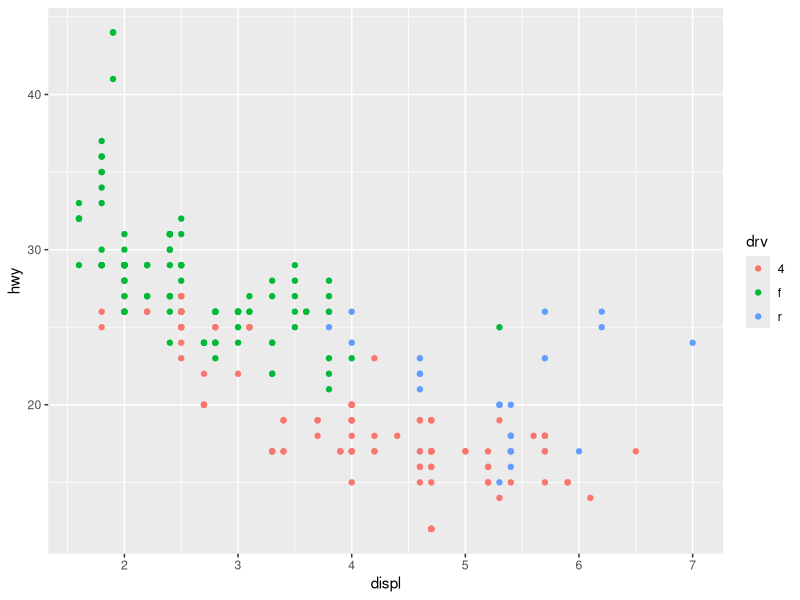
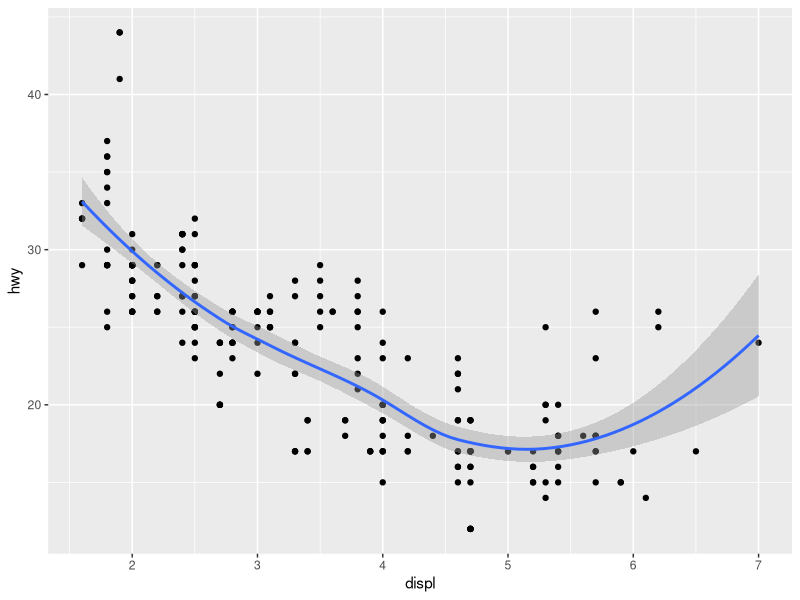
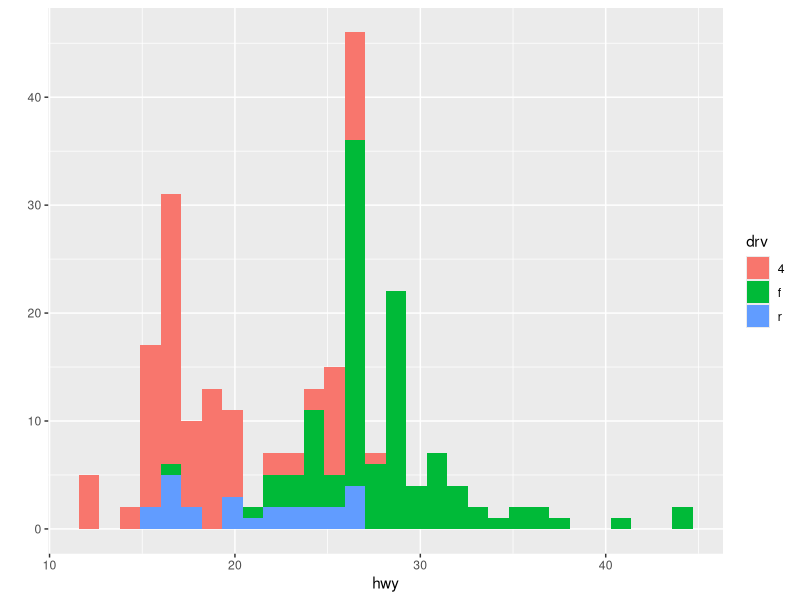
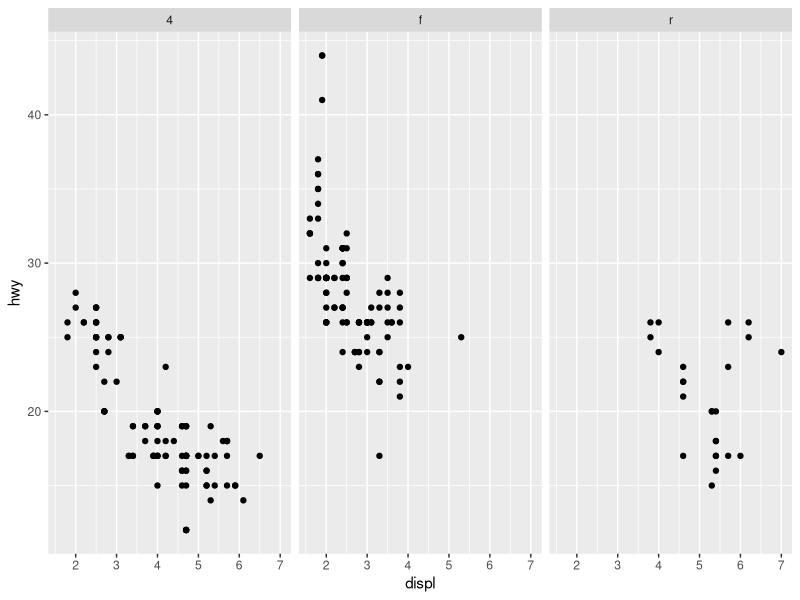
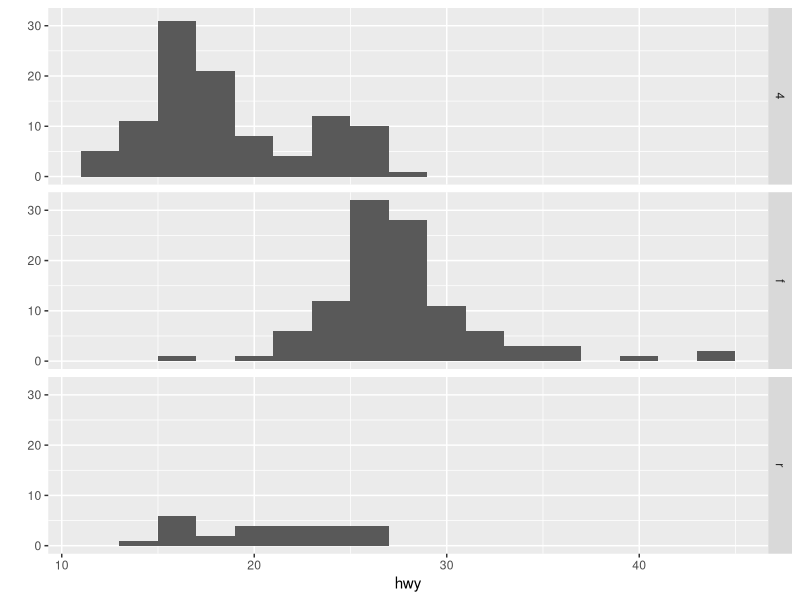

Recreate these plots in R, in order.
library(ggplot2)
str(mpg)

#colors by factor
qplot(displ, hwy, data = mpg, color = drv)

#geom
qplot(displ, hwy, data = mpg, geom = c("point", "smooth"))

#hist
qplot(hwy, data = mpg, fill = drv)

#facets
qplot(displ, hwy, data = mpg, facets = .~drv)
qplot(hwy, data = mpg, facets = drv~., binwidth = 2)

dev.copy(png, file="file1.png")
dev.off()
dev.cur()